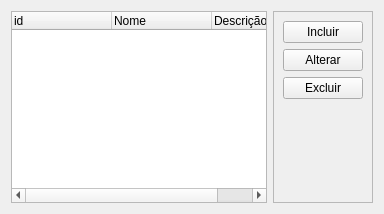
          <widget class="QWidget" name="cad_posicao">
           <attribute name="title">
            <string>Posições</string>
           </attribute>
           <layout class="QVBoxLayout" name="verticalLayout_8">
            <item>
             <layout class="QHBoxLayout" name="horizontalLayout_6">
              <item>
               <widget class="QTreeWidget" name="tbl_posicao">
                <column>
                 <property name="text">
                  <string>id</string>
                 </property>
                </column>
                <column>
                 <property name="text">
                  <string>Nome</string>
                 </property>
                </column>
                <column>
                 <property name="text">
                  <string>Descrição</string>
                 </property>
                </column>
               </widget>
              </item>
              <item>
               <widget class="QFrame" name="frame_7">
                <property name="frameShape">
                 <enum>QFrame::StyledPanel</enum>
                </property>
                <property name="frameShadow">
                 <enum>QFrame::Raised</enum>
                </property>
                <layout class="QVBoxLayout" name="verticalLayout_7">
                 <item>
                  <widget class="QPushButton" name="btn_incluir_posicao">
                   <property name="sizePolicy">
                    <sizepolicy hsizetype="Preferred" vsizetype="Preferred">
                     <horstretch>0</horstretch>
                     <verstretch>0</verstretch>
                    </sizepolicy>
                   </property>
                   <property name="cursor">
                    <cursorShape>PointingHandCursor</cursorShape>
                   </property>
                   <property name="styleSheet">
                    <string notr="true"/>
                   </property>
                   <property name="text">
                    <string>Incluir</string>
                   </property>
                  </widget>
                 </item>
                 <item>
                  <widget class="QPushButton" name="btn_alterar_posicao">
                   <property name="sizePolicy">
                    <sizepolicy hsizetype="Preferred" vsizetype="Preferred">
                     <horstretch>0</horstretch>
                     <verstretch>0</verstretch>
                    </sizepolicy>
                   </property>
                   <property name="cursor">
                    <cursorShape>PointingHandCursor</cursorShape>
                   </property>
                   <property name="styleSheet">
                    <string notr="true"/>
                   </property>
                   <property name="text">
                    <string>Alterar</string>
                   </property>
                  </widget>
                 </item>
                 <item>
                  <widget class="QPushButton" name="btn_excluir_posicao">
                   <property name="sizePolicy">
                    <sizepolicy hsizetype="Preferred" vsizetype="Preferred">
                     <horstretch>0</horstretch>
                     <verstretch>0</verstretch>
                    </sizepolicy>
                   </property>
                   <property name="cursor">
                    <cursorShape>PointingHandCursor</cursorShape>
                   </property>
                   <property name="styleSheet">
                    <string notr="true"/>
                   </property>
                   <property name="text">
                    <string>Excluir</string>
                   </property>
                  </widget>
                 </item>
                 <item>
                  <spacer name="verticalSpacer_7">
                   <property name="orientation">
                    <enum>Qt::Vertical</enum>
                   </property>
                   <property name="sizeHint" stdset="0">
                    <size>
                     <width>20</width>
                     <height>40</height>
                    </size>
                   </property>
                  </spacer>
                 </item>
                </layout>
               </widget>
              </item>
             </layout>
            </item>
           </layout>
          </widget>
